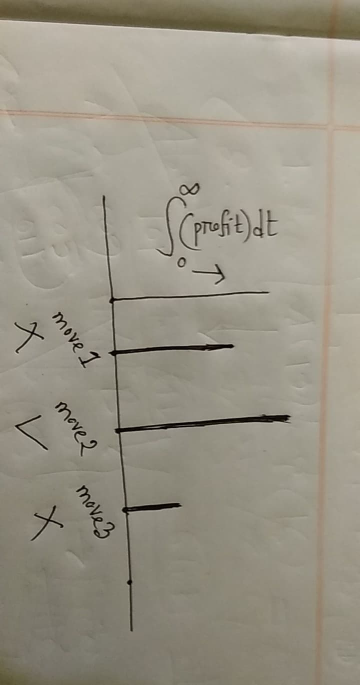
#> input picture video_13_image.jpg, 720 x 1369 px (shown at 1/2 size)
$ python video_13.py
#> lines starting #> are read from the running program, lines starting #| are printed output that depends on the picture; after the words box and inside, x2 and y2 are one past the last pixel; in counts of white or black regions, pixels touching at a corner belong together
# -*- coding: utf-8 -*-
"""
Created on Fri May  8 22:28:03 2020

@author: Saif
"""

import cv2
import numpy as np

def call_back(x):
    pass

img = cv2.imread('video_13_image.jpg', 0)
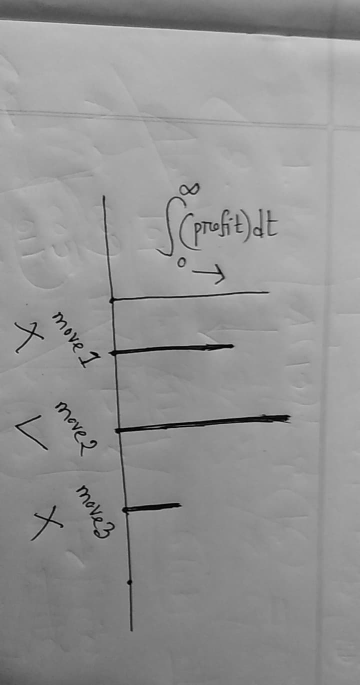
#> img: shape (1369, 720) (shown at 1/2 size); min 0, max 218, mean 147.5
img = cv2.resize(img, (500,500))
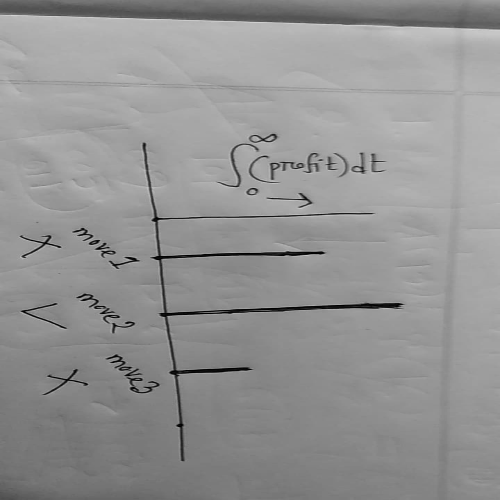
#> img: shape (500, 500); min 0, max 213, mean 147.5
cv2.namedWindow('trace')
cv2.createTrackbar('thresh', 'trace', 0, 255, call_back)

while True:
    thr = cv2.getTrackbarPos('thresh', 'trace')
    adpt_mean_thresh_img = cv2.adaptiveThreshold(img, 255, cv2.ADAPTIVE_THRESH_MEAN_C, cv2.THRESH_BINARY, 21, 2)
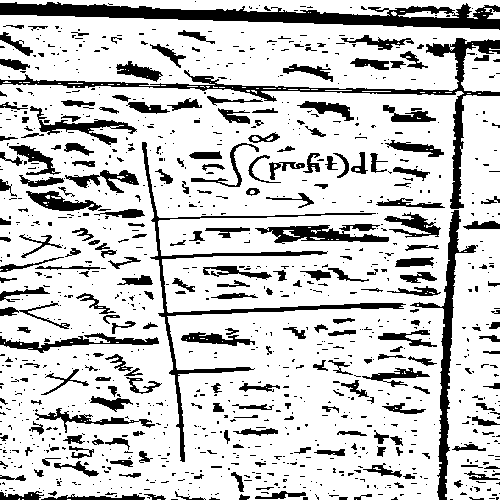
#> adpt_mean_thresh_img: shape (500, 500); 79.8% white; 1089 black regions (849 under 20 px), largest, box (x1, y1, x2, y2) and area: (0, 2, 500, 30) 6180, (0, 38, 500, 209) 4253, (142, 142, 406, 462) 3482
    adpt_gauss_thresh_img = cv2.adaptiveThreshold(img, 255, cv2.ADAPTIVE_THRESH_GAUSSIAN_C, cv2.THRESH_BINARY, 21, 2)
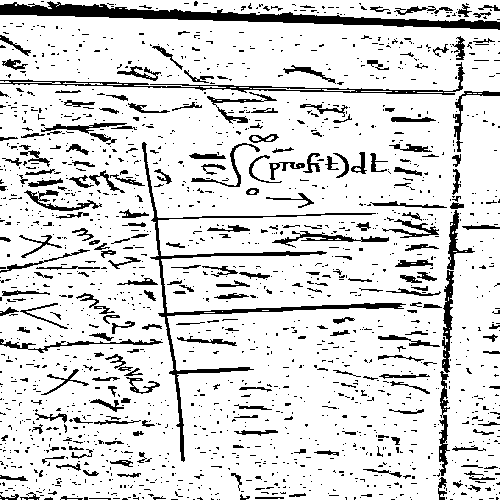
#> adpt_gauss_thresh_img: shape (500, 500); 85.6% white; 1695 black regions (1451 under 20 px), largest, box (x1, y1, x2, y2) and area: (0, 1, 500, 30) 4359, (142, 142, 406, 462) 3196, (0, 62, 465, 95) 1530


    cv2.imshow('image1', adpt_mean_thresh_img)
    cv2.imshow('image2', adpt_gauss_thresh_img)

    if cv2.waitKey(1) & 0xFF == 27:
#> (key Esc is pressed here)
        break

cv2.destroyAllWindows()
